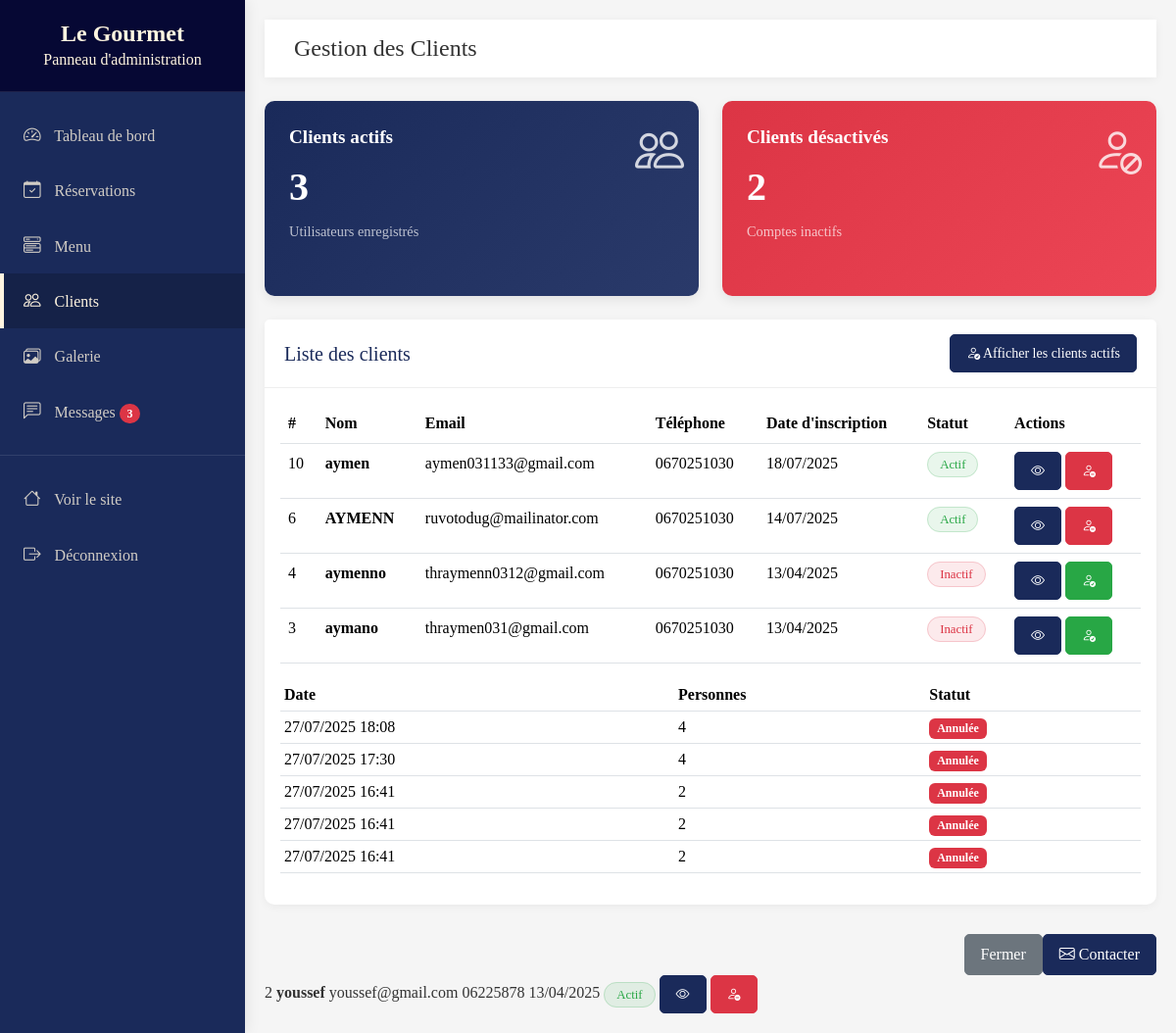
The page /clients.php?show_inactive=1 (signed in) on the database its author committed.
### tables this page shows
CREATE TABLE `clients` (
  `id` int(66) NOT NULL,
  `nom_complet` varchar(44) NOT NULL,
  `Email` varchar(99) NOT NULL,
  `telephone` varchar(85) NOT NULL,
  `mdp` varchar(255) DEFAULT NULL,
  `type` varchar(50) NOT NULL,
  `active` int(11) NOT NULL,
  `date_inscription` datetime DEFAULT current_timestamp(),
  `date_creation` datetime DEFAULT current_timestamp()
);

CREATE TABLE `reservations` (
  `id` int(11) NOT NULL,
  `nom` varchar(100) NOT NULL,
  `email` varchar(100) NOT NULL,
  `telephone` varchar(20) NOT NULL,
  `heure` time NOT NULL,
  `personnes` int(11) NOT NULL,
  `numero_reservation` varchar(20) NOT NULL,
  `statut` varchar(20) NOT NULL,
  `date_creation` datetime DEFAULT NULL,
  `table_ids` varchar(255) DEFAULT NULL,
  `client_id` int(11) DEFAULT NULL
);

### clients.php (the view, shortened to what this page needs)
<?php
include('cnx.php');
$stmt = $cnx->prepare("SELECT COUNT(*) as count FROM clients WHERE `type` = 'client' AND active = 1");
$stmt->execute();
$result = $stmt->get_result();
$count_active_clients = $result->fetch_assoc()['count'];
$stmt = $cnx->prepare("SELECT COUNT(*) as count FROM clients WHERE `type` = 'client' AND active = 0");
$stmt->execute();
$result = $stmt->get_result();
$count_inactive_clients = $result->fetch_assoc()['count'];
$show_inactive = isset($_GET['show_inactive']) && $_GET['show_inactive'] == 1;
$filter_condition = $show_inactive ? "" : " AND active = 1";
$stmt = $cnx->prepare("SELECT * FROM clients WHERE `type` = 'client'" . $filter_condition . " ORDER BY id DESC");
$stmt->execute();
$clients_result = $stmt->get_result();
?>
<!DOCTYPE html>
<html lang="fr" data-bs-theme="light">
<head>
    <link href="css/bootstrap.min.css" rel="stylesheet">
    <link href="https://cdn.jsdelivr.net/npm/bootstrap-icons@1.10.5/font/bootstrap-icons.min.css" rel="stylesheet">
    <link href="https://cdn.datatables.net/2.2.0/css/dataTables.bootstrap5.min.css" rel="stylesheet">
</head>
<body>
    <div class="sidebar">
        <div class="sidebar-header">
            <h3>Le Gourmet</h3>
            <p class="mb-0">Panneau d'administration</p>
        </div>
        <ul class="nav flex-column mt-3">
            <li class="nav-item">
                <a class="nav-link" href="dashboard.php">
                    <i class="bi bi-speedometer2"></i> Tableau de bord
                </a>
            </li>
            <li class="nav-item">
                <a class="nav-link" href="reservation.php">
                    <i class="bi bi-calendar-check"></i> Réservations
                </a>
            </li>
            <li class="nav-item">
                <a class="nav-link" href="menu.php">
                    <i class="bi bi-menu-button-wide"></i> Menu
                </a>
            </li>
            <li class="nav-item">
                <a class="nav-link active" href="clients.php">
                    <i class="bi bi-people"></i> Clients
                </a>
            </li>
            <li class="nav-item">
                <a class="nav-link" href="galerie.php">
                    <i class="bi bi-images"></i> Galerie
                </a>
            </li>
            <li class="nav-item">
                <a class="nav-link" href="messages.php">
                    <i class="bi bi-chat-left-text"></i> Messages
                    <span class="badge bg-danger rounded-pill">3</span>
                </a>
            </li>
            <div class="sidebar-divider"></div>
            <li class="nav-item">
                <a class="nav-link" href="index.php" target="_blank">
                    <i class="bi bi-house"></i> Voir le site
                </a>
            </li>
            <li class="nav-item">
                <a class="nav-link" href="logout.php">
                    <i class="bi bi-box-arrow-right"></i> Déconnexion
                </a>
            </li>
        </ul>
    </div>
    <main>
        <nav class="navbar-admin d-flex justify-content-between mb-4">
            <div>
                <h1 class="fs-4 m-0">Gestion des Clients</h1>
            </div>
        </nav>
        <div class="row mb-4">
            <div class="col-md-6">
                <div class="stat-card primary">
                    <div class="card-body">
                        <i class="bi bi-people card-icon"></i>
                        <h5 class="card-title">Clients actifs</h5>
                        <div class="card-value"><?php echo $count_active_clients; ?></div>
                        <p class="card-subtitle">Utilisateurs enregistrés</p>
                    </div>
                </div>
            </div>
            <div class="col-md-6">
                <div class="stat-card danger">
                    <div class="card-body">
                        <i class="bi bi-person-slash card-icon"></i>
                        <h5 class="card-title">Clients désactivés</h5>
                        <div class="card-value"><?php echo $count_inactive_clients; ?></div>
                        <p class="card-subtitle">Comptes inactifs</p>
                    </div>
                </div>
            </div>
        </div>
        <div class="card">
            <div class="card-header d-flex justify-content-between align-items-center">
                <h5 class="m-0">Liste des clients</h5>
                <div>
                    <?php if ($show_inactive): ?>
                        <a href="clients.php" class="btn btn-sm btn-primary">
                            <i class="bi bi-person-check"></i> Afficher les clients actifs
                        </a>
                    <?php else: ?>
                        <a href="clients.php?show_inactive=1" class="btn btn-sm btn-outline-danger">
                            <i class="bi bi-person-x"></i> Afficher les clients désactivés
                        </a>
                    <?php endif; ?>
                </div>
            </div>
            <div class="card-body">
                <div class="table-responsive">
                    <table class="table table-hover" id="clientsTable">
                        <thead>
                            <tr>
                                <th>#</th>
                                <th>Nom</th>
                                <th>Email</th>
                                <th>Téléphone</th>
                                <th>Date d'inscription</th>
                                <th>Statut</th>
                                <th>Actions</th>
                            </tr>
                        </thead>
                        <tbody>
                            <?php if ($clients_result->num_rows > 0): ?>
                                <?php while ($client = $clients_result->fetch_assoc()): ?>
                                    <tr>
                                        <td><?php echo $client['id']; ?></td>
                                        <td>
                                            <strong><?php echo htmlspecialchars($client['nom_complet']); ?></strong>
                                        </td>
                                        <td><?php echo htmlspecialchars($client['Email']); ?></td>
                                        <td><?php echo htmlspecialchars($client['telephone'] ?? 'Non renseigné'); ?></td>
                                        <td>
                                            <?php
                                                if (isset($client['date_inscription'])) {
                                                    $date = new DateTime($client['date_inscription']);
                                                    echo $date->format('d/m/Y');
                                                } else {
                                                    echo 'Non disponible';
                                                }
                                            ?>
                                        </td>
                                        <td>
                                            <?php if ($client['active']): ?>
                                                <span class="client-status-badge active">Actif</span>
                                            <?php else: ?>
                                                <span class="client-status-badge inactive">Inactif</span>
                                            <?php endif; ?>
                                        </td>
                                        <td>
                                            <button type="button" class="btn btn-sm btn-primary" data-bs-toggle="modal" data-bs-target="#viewModal<?php echo $client['id']; ?>">
                                                <i class="bi bi-eye"></i>
                                            </button>
                                            <?php if ($client['active']): ?>
                                                <button type="button" class="btn btn-sm btn-danger" data-bs-toggle="modal" data-bs-target="#deactivateModal<?php echo $client['id']; ?>">
                                                    <i class="bi bi-person-dash"></i>
                                                </button>
                                            <?php else: ?>
                                                <a href="clients_admin.php?activate_id=<?php echo $client['id']; ?>" class="btn btn-sm btn-success">
                                                    <i class="bi bi-person-check"></i>
                                                </a>
                                            <?php endif; ?>
                                        </td>
                                    </tr>
                                    <div class="modal fade" id="viewModal<?php echo $client['id']; ?>" tabindex="-1" aria-labelledby="viewModalLabel<?php echo $client['id']; ?>" aria-hidden="true">
                                        <div class="modal-dialog">
                                            <div class="modal-content">
                                                <div class="modal-body">
                                                    <?php
                                                    $stmt = $cnx->prepare("SELECT * FROM reservations WHERE email = ? ORDER BY heure DESC LIMIT 5");
                                                    $stmt->bind_param("s", $client['Email']);
                                                    $stmt->execute();
                                                    $reservations = $stmt->get_result();
                                                    ?>
                                                    <div class="mt-4">
                                                        <?php if ($reservations->num_rows > 0): ?>
                                                            <div class="table-responsive">
                                                                <table class="table table-sm">
                                                                    <thead>
                                                                        <tr>
                                                                            <th>Date</th>
                                                                            <th>Personnes</th>
                                                                            <th>Statut</th>
                                                                        </tr>
                                                                    </thead>
                                                                    <tbody>
                                                                        <?php while($reservation = $reservations->fetch_assoc()): ?>
                                                                            <tr>
                                                                                <td>
                                                                                    <?php
                                                                                        $date = new DateTime($reservation['heure']);
                                                                                        echo $date->format('d/m/Y H:i');
                                                                                    ?>
                                                                                </td>
                                                                                <td><?php echo $reservation['personnes']; ?></td>
                                                                                <td>
                                                                                    <?php if (isset($reservation['statut'])): ?>
                                                                                        <?php if ($reservation['statut'] == 'confirmée'): ?>
                                                                                            <span class="badge bg-success">Confirmée</span>
                                                                                        <?php elseif ($reservation['statut'] == 'en attente'): ?>
                                                                                            <span class="badge bg-warning">En attente</span>
                                                                                        <?php elseif ($reservation['statut'] == 'annulée'): ?>
                                                                                            <span class="badge bg-danger">Annulée</span>
                                                                                        <?php else: ?>
                                                                                            <span class="badge bg-secondary">Inconnue</span>
                                                                                        <?php endif; ?>
                                                                                    <?php else: ?>
                                                                                        <span class="badge bg-success">Confirmée</span>
                                                                                    <?php endif; ?>
                                                                                </td>
                                                                            </tr>
                                                                        <?php endwhile; ?>
                                                                    </tbody>
                                                                </table>
                                                            </div>
                                                        <?php else: ?>
                                                            <p class="text-muted">Aucune réservation trouvée pour ce client.</p>
                                                        <?php endif; ?>
                                                    </div>
                                                </div>
                                                <div class="modal-footer">
                                                    <button type="button" class="btn btn-secondary" data-bs-dismiss="modal">Fermer</button>
                                                    <a href="mailto:<?php echo htmlspecialchars($client['Email']); ?>" class="btn btn-primary">
                                                        <i class="bi bi-envelope"></i> Contacter
                                                    </a>
                                                </div>
                                            </div>
                                        </div>
                                    </div>
                                <?php endwhile; ?>
                            <?php endif; ?>
                        </tbody>
                    </table>
                </div>
            </div>
        </div>
    </main>
</body>
</html>

### rows shown on the page
clients: id "10", nom_complet "aymen", Email "aymen031133@gmail.com", telephone "0670251030", date_inscription "18/07/2025", active "Actif"
clients: id "6", nom_complet "AYMENN", Email "ruvotodug@mailinator.com", telephone "0670251030", date_inscription "14/07/2025", active "Actif"
clients: id "4", nom_complet "aymenno", Email "thraymenn0312@gmail.com", telephone "0670251030", date_inscription "13/04/2025", active "Inactif"
clients: id "3", nom_complet "aymano", Email "thraymen031@gmail.com", telephone "0670251030", date_inscription "13/04/2025", active "Inactif"
reservations: heure "27/07/2025 18:08", personnes "4", statut "Annulée"
reservations: heure "27/07/2025 17:30", personnes "4", statut "Annulée"
reservations: heure "27/07/2025 16:41", personnes "2", statut "Annulée"
reservations: heure "27/07/2025 16:41", personnes "2", statut "Annulée"
reservations: heure "27/07/2025 16:41", personnes "2", statut "Annulée"
clients: id "2", nom_complet "youssef", Email "youssef@gmail.com", telephone "06225878", date_inscription "13/04/2025", active "Actif"

### other values the page prints
$count_active_clients "3"
$count_inactive_clients "2"
